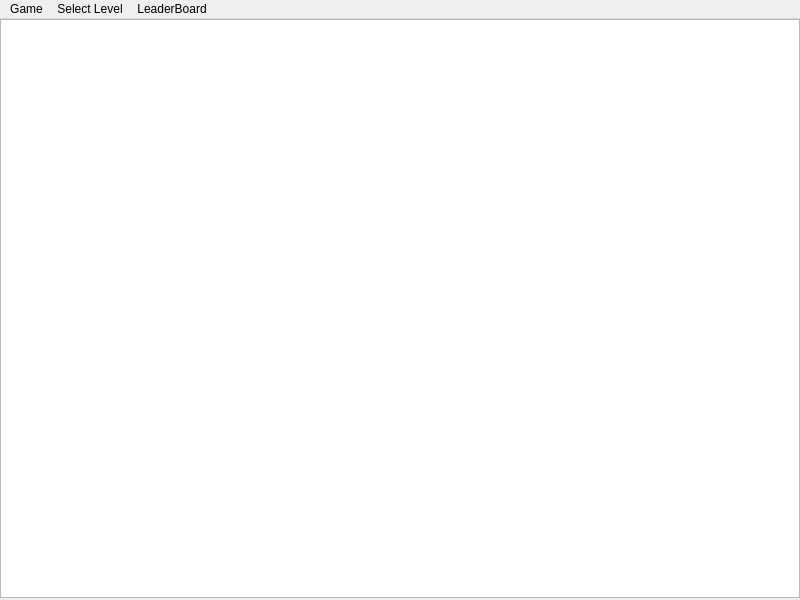
<?xml version="1.0" encoding="UTF-8"?>
<ui version="4.0">
 <class>MainWindow</class>
 <widget class="QMainWindow" name="MainWindow">
  <property name="geometry">
   <rect>
    <x>0</x>
    <y>0</y>
    <width>800</width>
    <height>600</height>
   </rect>
  </property>
  <property name="windowTitle">
   <string>MainWindow</string>
  </property>
  <widget class="QWidget" name="centralwidget">
   <widget class="QStackedWidget" name="stackedWidget">
    <property name="geometry">
     <rect>
      <x>0</x>
      <y>0</y>
      <width>800</width>
      <height>579</height>
     </rect>
    </property>
    <property name="currentIndex">
     <number>0</number>
    </property>
    <widget class="QWidget" name="page">
     <widget class="QGraphicsView" name="graphicsView">
      <property name="geometry">
       <rect>
        <x>0</x>
        <y>0</y>
        <width>800</width>
        <height>579</height>
       </rect>
      </property>
      <property name="verticalScrollBarPolicy">
       <enum>Qt::ScrollBarAsNeeded</enum>
      </property>
      <property name="horizontalScrollBarPolicy">
       <enum>Qt::ScrollBarAsNeeded</enum>
      </property>
      <property name="sizeAdjustPolicy">
       <enum>QAbstractScrollArea::AdjustIgnored</enum>
      </property>
     </widget>
    </widget>
    <widget class="QWidget" name="page_2">
     <widget class="QTableWidget" name="tableWidget">
      <property name="geometry">
       <rect>
        <x>0</x>
        <y>0</y>
        <width>800</width>
        <height>579</height>
       </rect>
      </property>
     </widget>
    </widget>
   </widget>
  </widget>
  <widget class="QMenuBar" name="menubar">
   <property name="geometry">
    <rect>
     <x>0</x>
     <y>0</y>
     <width>800</width>
     <height>21</height>
    </rect>
   </property>
   <widget class="QMenu" name="menuGame">
    <property name="title">
     <string>Game</string>
    </property>
    <addaction name="actionNew_game"/>
    <addaction name="actionSave"/>
    <addaction name="actionLoad"/>
    <addaction name="actionRestart"/>
   </widget>
   <widget class="QMenu" name="menuSelect_Level">
    <property name="title">
     <string>Select Level</string>
    </property>
    <addaction name="actionLvl_1"/>
    <addaction name="actionLvl_2"/>
    <addaction name="actionLvl_3"/>
    <addaction name="actionLvl_4"/>
    <addaction name="actionLvl_5"/>
   </widget>
   <widget class="QMenu" name="menuLeaderBoard">
    <property name="title">
     <string>LeaderBoard</string>
    </property>
    <addaction name="actionSave_2"/>
    <addaction name="actionLoad_2"/>
   </widget>
   <addaction name="menuGame"/>
   <addaction name="menuSelect_Level"/>
   <addaction name="menuLeaderBoard"/>
  </widget>
  <action name="actionNew_game">
   <property name="text">
    <string>New Game</string>
   </property>
  </action>
  <action name="actionRestart">
   <property name="text">
    <string>Restart</string>
   </property>
  </action>
  <action name="actionEnd">
   <property name="text">
    <string>End</string>
   </property>
  </action>
  <action name="actionLvl_1">
   <property name="text">
    <string>Lvl 1</string>
   </property>
  </action>
  <action name="actionSave">
   <property name="text">
    <string>Save</string>
   </property>
  </action>
  <action name="actionLoad">
   <property name="text">
    <string>Load</string>
   </property>
  </action>
  <action name="actionLvl_2">
   <property name="text">
    <string>Lvl 2</string>
   </property>
  </action>
  <action name="actionLvl_3">
   <property name="text">
    <string>Lvl 3</string>
   </property>
  </action>
  <action name="actionLvl_4">
   <property name="text">
    <string>Lvl 4</string>
   </property>
  </action>
  <action name="actionLvl_5">
   <property name="text">
    <string>Lvl 5</string>
   </property>
  </action>
  <action name="actionSave_2">
   <property name="text">
    <string>Save</string>
   </property>
  </action>
  <action name="actionLoad_2">
   <property name="text">
    <string>Load</string>
   </property>
  </action>
 </widget>
 <resources/>
 <connections/>
</ui>
